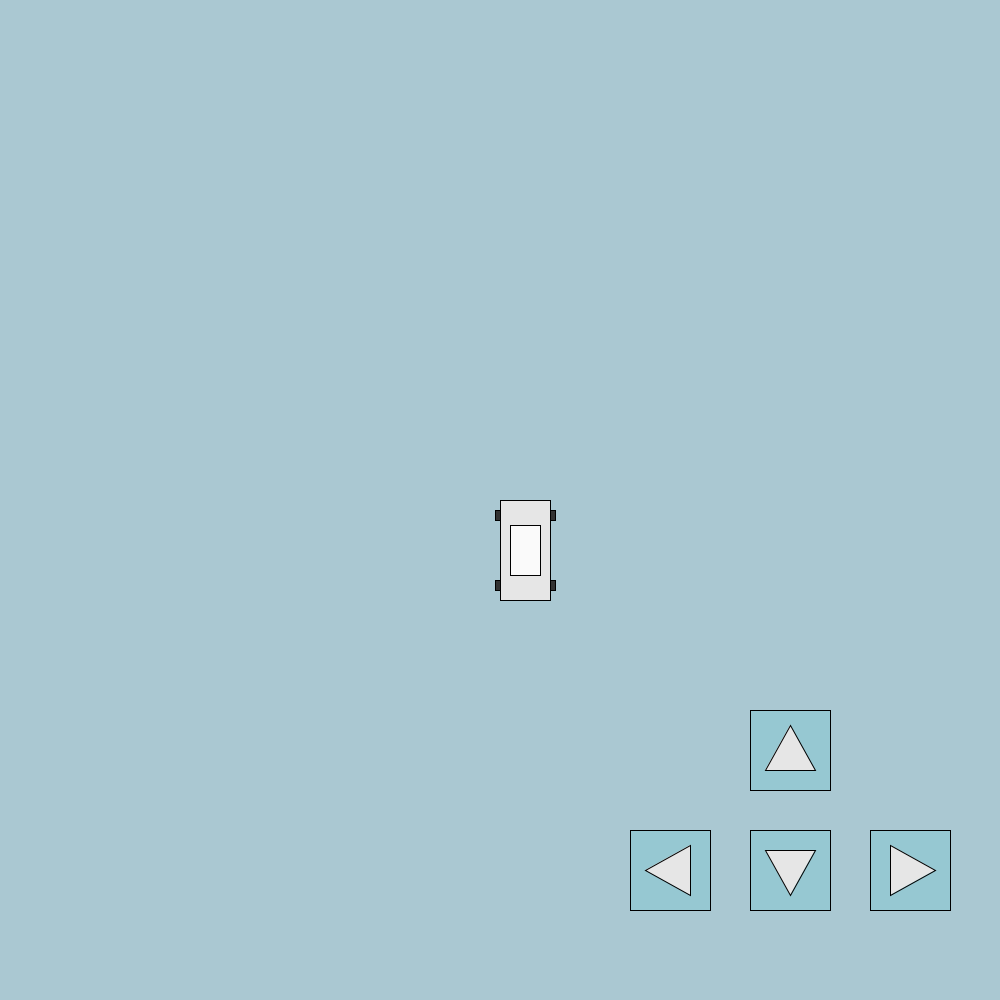
Frame 1 (no input)
Frame 60 (the mouse pressed at the canvas centre just before this capture): identical to frame 1, image omitted
Frame 120 (the mouse held since frame 60 and released just before this capture): identical to frame 1, image omitted

The Processing sketch that drew this single still picture (run headless with seeded random() and noise(); from frame 60 on, the mouse is pressed at the canvas centre):

// Processing sketch: Week_2_Homework
// ── Week_2_Homework.pde
PVector pos, velocity;
float speed = 3;
float angle = 0;

int rectX, rectY;
int rectSize = 80;
color rectColor;
color rectHighlight;
boolean overW = false;
boolean overA = false;
boolean overS = false;
boolean overD = false;

void setup()
{
  size(1000, 1000);
  
  pos = new PVector(width/2, height/2);
  velocity = new PVector();
  
  rectColor = color (150, 200, 210);
  rectHighlight = color(150, 200, 250);
  rectX = 3 * (width/4);
  rectY = 3 * (height/4) + 80;
}

void draw()
{
  background(170, 200, 210);
  Car();
    
  //https://github.com/bennorskov/Parsons-Code-2-2019/blob/master/Week%202/Quiz/buttonQuiz/buttonQuiz.pde
  Buttons();    
  Input();
  
  fill(230);
  triangle(rectX+15, rectY-60, rectX+40, rectY-105, rectX+65, rectY-60);    //W
  triangle(rectX-105, rectY+40, rectX-60, rectY+15, rectX-60, rectY+65);    //A
  triangle(rectX+15, rectY+20, rectX+40, rectY+65, rectX+65, rectY+20);     //S
  triangle(rectX+185, rectY+40, rectX+140, rectY+15, rectX+140, rectY+65);  //D
}

void Input()
{
  //if(key == 'w')    //https://processing.org/reference/key.html
  //{
  //  velocity.y = -2;
  //}
  //else if(key == 'a')
  //{
  //  velocity.x = -2;
  //}
  //else if(key == 's')
  //{
  //  velocity.y = 2;
  //}
  //else if(key == 'd')
  //{
  //  velocity.x = 2;
  //}
  //pos.add(velocity);
  
  //if(keyCode == SHIFT)
  //{
  //  velocity.x = 0;
  //  velocity.y = 0;
  //}
  //pos.add(velocity);
  
  if(mouseX > 3 * (width/4) && 
     mouseX < (3 * (width/4))+rectSize && 
     mouseY > (3 * (height/4) + 80)-120 && 
     mouseY < ((3 * (height/4) + 80)+rectSize)-120)
    {
      overW = true;
    }
    else
    {
      overW = false;
    }
  
  
  if(mouseX > (3 * (width/4))-120 && 
     mouseX < ((3 * (width/4))+rectSize)-120 && 
     mouseY > 3 * (height/4) + 80 && 
     mouseY < (3 * (height/4) + 80)+rectSize)
    {
      overA = true;
    }
    else
    {
      overA = false;
    }
  
  
  if(mouseX > 3 * (width/4) && 
     mouseX < (3 * (width/4))+rectSize && 
     mouseY > 3 * (height/4) + 80 && 
     mouseY < (3 * (height/4) + 80)+rectSize)
    {
      overS = true;
    }
    else
    {
      overS = false;
    }
  
  if(mouseX > (3 * (width/4))+120 && 
     mouseX < ((3 * (width/4))+rectSize)+120 && 
     mouseY > 3 * (height/4) + 80 && 
     mouseY < (3 * (height/4) + 80)+rectSize)
    {
      overD = true;
    }
    else
    {
      overD = false;
    }
    
  if(overW)
  {
    velocity.y = -speed;
  }
  else if(overS)
  {
    velocity.y = speed;
  }
  else if(overA)
  {    
    velocity.x = -speed;
    pushMatrix();
    translate(pos.x, pos.y);
    //https://processing.org/reference/PVector_heading_.html
    rotate(pos.heading());
    popMatrix();
  }
  else if(overD)
  {
    velocity.x = speed;
    pushMatrix();
    translate(pos.x, pos.y);
    //https://processing.org/reference/PVector_heading_.html
    rotate(pos.heading());
    popMatrix();
  }
  else
  {
    velocity.x = 0;
    velocity.y = 0;
  }
  
  velocity.normalize();
  velocity.mult(speed);
  pos.add(velocity);
}

void Buttons()
{
  //-------- W --------
  if(overW)    //If mouse is over button
  {
    fill(rectHighlight);  //Highlight color for the button
  }
  else
  {
    fill(rectColor);    //Else color is the original color
  }
  rect(rectX, rectY-120, rectSize, rectSize);
  
    
  //-------- A --------
  if(overA)    //If mouse is over button
  {
    fill(rectHighlight);  //Highlight color for the button
  }
  else
  {
    fill(rectColor);    //Else color is the original color
  }
  rect(rectX-120, rectY, rectSize, rectSize);
  
    
  //-------- S --------
  if(overS)    //If mouse is over button
  {
    fill(rectHighlight);  //Highlight color for the button
  }
  else
  {
    fill(rectColor);    //Else color is the original color
  }
  rect(rectX, rectY, rectSize, rectSize);
  
  
  //-------- D --------
  if(overD)    //If mouse is over button
  {
    fill(rectHighlight);  //Highlight color for the button
  }
  else
  {
    fill(rectColor);    //Else color is the original color
  }
  rect(rectX+120, rectY, rectSize, rectSize);
}

void Car()
{
  fill(230);
  rect(pos.x, pos.y, 50, 100);
  fill(250);
  rect(pos.x+10, pos.y+25, 30, 50);
  fill(50);
  rect(pos.x-5, pos.y+10, 5, 10);
  rect(pos.x-5, pos.y+80, 5, 10);
  rect(pos.x+50, pos.y+10, 5, 10);
  rect(pos.x+50, pos.y+80, 5, 10);
}
